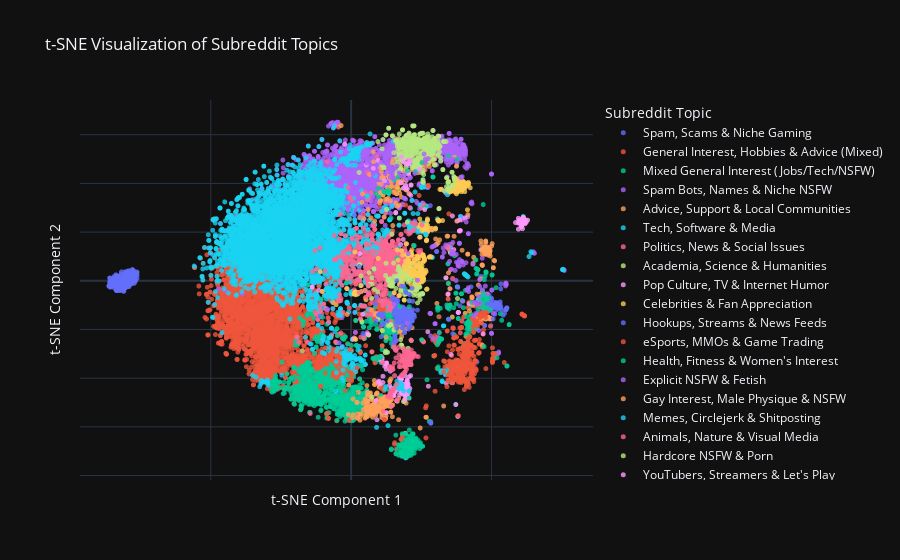

Notebook source saved alongside this figure:
### Markdown cell above
We can now use an LLM to give a meaningful labl to each cluster in order to have an understanding plot

### Code cell
label_map = {
    # --- HIGH CLARITY: Distinct Topics ---
    '0': 'Animals, Nature & Visual Media',
    '5': 'Hardcore NSFW & Porn',
    '23': 'Explicit NSFW & Fetish',
    '35': 'Politics, News & Social Issues',
    '46': 'Celebrities & Fan Appreciation',
    '55': 'Radical Politics, Conspiracy & Debate',
    '104': 'Academia, Science & Humanities',
    '126': 'Marketing, Business & SEO',
    '155': 'Video Games & Consoles',
    '160': 'eSports, MMOs & Game Trading',

    # --- MEDIUM CLARITY: Broader Themes ---
    '8': 'Memes, Circlejerk & Shitposting',
    '42': 'Advice, Support & Local Communities',
    '63': 'Health, Fitness & Women\'s Interest',
    '74': 'Tech, Software & Media',
    '107': 'Pop Culture, TV & Internet Humor',
    '114': 'Gay Interest, Male Physique & NSFW',
    '145': 'YouTubers, Streamers & Let\'s Play',

    # --- LOW CLARITY: Mixed, Spam, or "Junk" Clusters ---
    '4': 'Mixed NSFW, Crypto & Spam',
    '11': 'General Interest, Hobbies & Advice (Mixed)',
    '32': 'Spam Bots, Names & Niche NSFW',
    '80': 'Spam, Scams & Niche Gaming',
    '136': 'Hookups, Streams & News Feeds',
    '138': 'Self-Promo, Giveaways & Tech Hacks',
    '199': 'Mixed General Interest (Jobs/Tech/NSFW)'
}

# --- Now, we plot using the assigned labels ---

pl.plot_labeled_cluster_map(tsne_df, label_map)

### Figure 1 — Plotly figure (JSON) as saved in the notebook; plotly's stock layout.template omitted (floating-point values rounded to 4 significant figures; data arrays with more than 128 entries replaced by an {"elided": "..."} marker saying what was removed)
{"data": [{"hovertemplate": "<b>%{hovertext}</b><br><br>Topic=Spam, Scams & Niche Gaming<br>tsne_x=%{x}<br>tsne_y=%{y}<extra></extra>", "hovertext": {"elided": "254 str values"}, "legendgroup": "Spam, Scams & Niche Gaming", "marker": {"color": "#636efa", "opacity": 0.8, "size": 5, "symbol": "circle"}, "mode": "markers", "name": "Spam, Scams & Niche Gaming", "showlegend": true, "type": "scattergl", "x": {"elided": "254 float values"}, "xaxis": "x", "y": {"elided": "254 float values"}, "yaxis": "y"}, {"hovertemplate": "<b>%{hovertext}</b><br><br>Topic=General Interest, Hobbies & Advice (Mixed)<br>tsne_x=%{x}<br>tsne_y=%{y}<extra></extra>", "hovertext": {"elided": "2547 str values"}, "legendgroup": "General Interest, Hobbies & Advice (Mixed)", "marker": {"color": "#EF553B", "opacity": 0.8, "size": 5, "symbol": "circle"}, "mode": "markers", "name": "General Interest, Hobbies & Advice (Mixed)", "showlegend": true, "type": "scattergl", "x": {"elided": "2547 float values"}, "xaxis": "x", "y": {"elided": "2547 float values"}, "yaxis": "y"}, {"hovertemplate": "<b>%{hovertext}</b><br><br>Topic=Mixed General Interest (Jobs/Tech/NSFW)<br>tsne_x=%{x}<br>tsne_y=%{y}<extra></extra>", "hovertext": {"elided": "1063 str values"}, "legendgroup": "Mixed General Interest (Jobs/Tech/NSFW)", "marker": {"color": "#00cc96", "opacity": 0.8, "size": 5, "symbol": "circle"}, "mode": "markers", "name": "Mixed General Interest (Jobs/Tech/NSFW)", "showlegend": true, "type": "scattergl", "x": {"elided": "1063 float values"}, "xaxis": "x", "y": {"elided": "1063 float values"}, "yaxis": "y"}, {"hovertemplate": "<b>%{hovertext}</b><br><br>Topic=Spam Bots, Names & Niche NSFW<br>tsne_x=%{x}<br>tsne_y=%{y}<extra></extra>", "hovertext": {"elided": "1215 str values"}, "legendgroup": "Spam Bots, Names & Niche NSFW", "marker": {"color": "#ab63fa", "opacity": 0.8, "size": 5, "symbol": "circle"}, "mode": "markers", "name": "Spam Bots, Names & Niche NSFW", "showlegend": true, "type": "scattergl", "x": {"elided": "1215 float values"}, "xaxis": "x", "y": {"elided": "1215 float values"}, "yaxis": "y"}, {"hovertemplate": "<b>%{hovertext}</b><br><br>Topic=Advice, Support & Local Communities<br>tsne_x=%{x}<br>tsne_y=%{y}<extra></extra>", "hovertext": {"elided": "250 str values"}, "legendgroup": "Advice, Support & Local Communities", "marker": {"color": "#FFA15A", "opacity": 0.8, "size": 5, "symbol": "circle"}, "mode": "markers", "name": "Advice, Support & Local Communities", "showlegend": true, "type": "scattergl", "x": {"elided": "250 float values"}, "xaxis": "x", "y": {"elided": "250 float values"}, "yaxis": "y"}, {"hovertemplate": "<b>%{hovertext}</b><br><br>Topic=Tech, Software & Media<br>tsne_x=%{x}<br>tsne_y=%{y}<extra></extra>", "hovertext": {"elided": "3839 str values"}, "legendgroup": "Tech, Software & Media", "marker": {"color": "#19d3f3", "opacity": 0.8, "size": 5, "symbol": "circle"}, "mode": "markers", "name": "Tech, Software & Media", "showlegend": true, "type": "scattergl", "x": {"elided": "3839 float values"}, "xaxis": "x", "y": {"elided": "3839 float values"}, "yaxis": "y"}, {"hovertemplate": "<b>%{hovertext}</b><br><br>Topic=Politics, News & Social Issues<br>tsne_x=%{x}<br>tsne_y=%{y}<extra></extra>", "hovertext": {"elided": "677 str values"}, "legendgroup": "Politics, News & Social Issues", "marker": {"color": "#FF6692", "opacity": 0.8, "size": 5, "symbol": "circle"}, "mode": "markers", "name": "Politics, News & Social Issues", "showlegend": true, "type": "scattergl", "x": {"elided": "677 float values"}, "xaxis": "x", "y": {"elided": "677 float values"}, "yaxis": "y"}, {"hovertemplate": "<b>%{hovertext}</b><br><br>Topic=Academia, Science & Humanities<br>tsne_x=%{x}<br>tsne_y=%{y}<extra></extra>", "hovertext": {"elided": "177 str values"}, "legendgroup": "Academia, Science & Humanities", "marker": {"color": "#B6E880", "opacity": 0.8, "size": 5, "symbol": "circle"}, "mode": "markers", "name": "Academia, Science & Humanities", "showlegend": true, "type": "scattergl", "x": {"elided": "177 float values"}, "xaxis": "x", "y": {"elided": "177 float values"}, "yaxis": "y"}, {"hovertemplate": "<b>%{hovertext}</b><br><br>Topic=Pop Culture, TV & Internet Humor<br>tsne_x=%{x}<br>tsne_y=%{y}<extra></extra>", "hovertext": ["drunkorakid", "2spooky4me", "familyguy", "britishsuccess", "explainlikeimcalvin", "juggalo", "needamod", "kenm", "unnecessaryquotes", "firefly", "mst3k", "internetparents", "gggg", "killthosewhodisagree", "evex", "nirvana", "greentext", "metallica", "stephenking", "toolband", "hpmor", "modestmouse", "twinpeaks", "orangeisthenewblack", "shittytechsupport", "assholedesign", "youtubecomments", "isitbullshit", "the_pack", "malazan", "talesfromcallcenters", "falloutboy", "sadcringe", "shittypoetry", "drumcorps", "venturebros", "skookum", "shittyshowerthoughts", "sad", "mallninjashit", "counting", "billburr", "tooafraidtoask", "thefacebookdelusion", "stonerphilosophy", "lolgrindr", "geocaching", "harmontown", "spiderbro", "shittyquotesporn", "learnart", "evenwithcontext", "plotholes", "fearthewalkingdead", "enhancement", "swords", "bannedfromclubpenguin", "knightsofpineapple", "badfaketexts", "shittyaskhistory", "askashittydoctor", "woofbarkwoof", "absolutelynotme_irl", "ashens", "ggggg", "marchingband", "nanowrimo", "defaultgems", "orangered", "imaginarymaps", "cakeday", "datfeel", "pitchforkemporium", "soundporn", "iamafiction", "psych", "myfriendwantstoknow", "theericandreshow", "orphanblack", "gilmoregirls", "daredevil", "omegle", "newsubreddits", "cardsagainsthumanity", "arcticmonkeys", "justfuckmyshitup", "fuckolly"], "legendgroup": "Pop Culture, TV & Internet Humor", "marker": {"color": "#FF97FF", "opacity": 0.8, "size": 5, "symbol": "circle"}, "mode": "markers", "name": "Pop Culture, TV & Internet Humor", "showlegend": true, "type": "scattergl", "x": [17.99, 19.43, 19.11, 17.75, 19.75, 8.887, 19.91, 19.9, 14.96, 20.63, 12.48, 19.65, 17.8, 18.93, 17.95, 11.33, 19.08, 12.36, 12.48, 11.32, 19.16, 9.647, 12.52, 11.96, 18.74, 17.87, 19.85, 19.98, 19.27, 9.226, 20.09, 10.31, 20.06, 20.63, 18.0, 11.06, 17.27, 18.73, 15.28, 20.07, 18.46, 13.98, 19.3, 17.14, 20.32, 15.13, 16.15, 12.7, 21.21, 16.55, 36.19, 20.29, 15.76, 10.54, 17.95, 13.66, 17.96, 15.16, 17.52, 19.26, 19.52, 17.88, 20.34, 18.44, 18.33, 20.64, 19.46, 17.75, 17.7, 27.51, 19.9, 18.66, 19.2, 14.32, 19.29, 15.56, 19.35, 12.52, 11.08, 12.52, 11.0, 20.92, 24.57, 19.97, 9.977, 20.01, 16.96], "xaxis": "x", "y": [-46.02, -43.03, -38.95, -40.68, -44.85, -49.19, -43.75, -41.54, -45.37, -39.42, -34.0, -47.22, -44.09, -42.57, -40.37, -39.2, -43.56, -34.32, -33.84, -41.79, -48.92, -41.47, -33.9, -35.12, -44.58, -44.05, -42.61, -46.12, -42.46, -57.09, -47.81, -42.51, -42.23, -45.21, -46.07, -33.04, -46.77, -45.07, -47.22, -42.05, -43.45, -37.12, -47.08, -39.9, -46.29, -46.87, -49.26, -33.74, -38.96, -43.18, -41.91, -43.37, -45.53, -32.54, -45.06, -42.96, -43.95, -45.72, -43.91, -44.89, -44.94, -42.0, -42.49, -43.17, -43.61, -48.19, -47.18, -40.09, -43.09, -43.32, -41.16, -46.67, -43.7, -44.06, -45.81, -45.59, -46.76, -36.32, -32.15, -54.15, -31.55, -44.23, 17.92, -40.75, -41.26, -41.14, -44.76], "yaxis": "y"}, {"hovertemplate": "<b>%{hovertext}</b><br><br>Topic=Celebrities & Fan Appreciation<br>tsne_x=%{x}<br>tsne_y=%{y}<extra></extra>", "hovertext": {"elided": "194 str values"}, "legendgroup": "Celebrities & Fan Appreciation", "marker": {"color": "#FECB52", "opacity": 0.8, "size": 5, "symbol": "circle"}, "mode": "markers", "name": "Celebrities & Fan Appreciation", "showlegend": true, "type": "scattergl", "x": {"elided": "194 float values"}, "xaxis": "x", "y": {"elided": "194 float values"}, "yaxis": "y"}, {"hovertemplate": "<b>%{hovertext}</b><br><br>Topic=Hookups, Streams & News Feeds<br>tsne_x=%{x}<br>tsne_y=%{y}<extra></extra>", "hovertext": ["researchmarkets", "gentlemangabers", "kikme", "communityofchrist", "reindeerhat", "shirondankadvlog", "unitedfederation", "incest", "ark_ps4_community", "swingers", "adultery", "asianxxx", "ndtvauto", "csmauto", "occupynjit", "honolulusaauto", "bikinimodels", "espanol", "movielovers", "littlepersonals", "asmrfm", "infosecnews", "3liga", "paperme", "elmatadero", "gw2devtrackalt", "whatsreallygoinon", "amisexy", "politicsinaustralia", "seilbahn", "mozillatech", "abuseinterrupted", "betterbitcoin", "nroauto", "ratemynudebody", "nsfw_feet", "guidebegin", "celebrityborntoday", "socalr4r", "destinylfg", "bestoferoshare", "comics2film", "espnauto", "eviland", "whiteass", "stormfrontforums", "theblogfeed", "onlyhotmilfs", "mpnet", "oculus_vr", "ctfxc", "espnyankees", "dnmuk", "transgenderreport", "mintonette", "timesindiaauto", "ddomino1", "r4rtoronto", "goodkindles", "military_jp", "fcsp", "rs_lebareslep", "mercadoviagens", "unitsd8u", "dirtykikgroups", "bigholytits", "hawaiithauto", "adulterotic", "anoldgruntnews", "rss_theonion", "makenewfriendshere", "amateurcollegegirls", "thesuperdeacon", "smhauto", "exo", "sugardaddies", "scnrls", "lowtiertradingrl", "soccerstreaming", "baltimoreanddcr4r", "chicagonwside", "wonderfulvideos", "justsnopthings", "sugarbaby"], "legendgroup": "Hookups, Streams & News Feeds", "marker": {"color": "#636efa", "opacity": 0.8, "size": 5, "symbol": "circle"}, "mode": "markers", "name": "Hookups, Streams & News Feeds", "showlegend": true, "type": "scattergl", "x": [51.2, 51.98, 49.86, 49.46, 38.74, 40.12, 23.98, 51.92, 50.17, 48.42, 51.44, 47.59, 55.23, 55.32, 48.95, 55.29, 51.66, 30.45, 49.74, 51.52, 53.4, 49.13, 49.75, 48.97, 52.45, 45.1, 50.89, 53.06, 48.76, 39.47, 53.71, 50.19, 49.4, 55.16, 53.11, 48.96, 48.72, 50.01, 52.18, 44.81, 48.37, 51.11, 55.38, 38.91, 47.58, 34.81, 38.01, 53.3, 45.35, 49.81, 36.2, 42.71, 51.16, 51.19, 49.71, 55.4, 47.58, 51.09, 54.16, 52.12, 49.73, 54.64, 46.65, 48.51, 50.09, 47.04, 55.17, 53.13, 19.1, 49.66, 50.63, 50.09, 36.41, 55.5, 28.2, 47.75, 53.34, 36.39, 50.57, 48.38, 46.25, 46.84, 52.27, 51.25], "xaxis": "x", "y": [-13.71, -11.83, -7.059, -9.813, -10.25, -14.95, 45.48, -9.081, -10.97, -10.13, -9.791, -18.38, -11.69, -11.45, -5.718, -11.51, -8.971, 14.93, -8.586, -9.403, -1.283, -9.796, -18.47, -12.48, -11.38, -13.71, -11.2, -9.739, -12.47, -16.57, -11.98, -3.772, -11.21, -11.9, -8.648, -8.539, -11.61, -21.51, -9.059, -33.35, -10.36, -8.907, -11.29, -21.39, -18.38, -15.83, -2.686, -3.323, -12.97, -9.487, -21.73, -2.497, -13.48, -10.36, -18.52, -11.2, -9.734, -10.29, -14.18, -9.578, -18.49, -13.37, -11.42, -10.14, -7.37, -21.74, -11.87, -11.16, -11.59, -11.08, -15.65, -11.47, -19.42, -11.1, 30.88, -10.43, -10.61, -19.33, -10.03, -11.58, 1.831, -10.72, -10.01, -9.621], "yaxis": "y"}, {"hovertemplate": "<b>%{hovertext}</b><br><br>Topic=eSports, MMOs & Game Trading<br>tsne_x=%{x}<br>tsne_y=%{y}<extra></extra>", "hovertext": {"elided": "377 str values"}, "legendgroup": "eSports, MMOs & Game Trading", "marker": {"color": "#EF553B", "opacity": 0.8, "size": 5, "symbol": "circle"}, "mode": "markers", "name": "eSports, MMOs & Game Trading", "showlegend": true, "type": "scattergl", "x": {"elided": "377 float values"}, "xaxis": "x", "y": {"elided": "377 float values"}, "yaxis": "y"}, {"hovertemplate": "<b>%{hovertext}</b><br><br>Topic=Health, Fitness & Women's Interest<br>tsne_x=%{x}<br>tsne_y=%{y}<extra></extra>", "hovertext": {"elided": "199 str values"}, "legendgroup": "Health, Fitness & Women's Interest", "marker": {"color": "#00cc96", "opacity": 0.8, "size": 5, "symbol": "circle"}, "mode": "markers", "name": "Health, Fitness & Women's Interest", "showlegend": true, "type": "scattergl", "x": {"elided": "199 float values"}, "xaxis": "x", "y": {"elided": "199 float values"}, "yaxis": "y"}, {"hovertemplate": "<b>%{hovertext}</b><br><br>Topic=Explicit NSFW & Fetish<br>tsne_x=%{x}<br>tsne_y=%{y}<extra></extra>", "hovertext": {"elided": "237 str values"}, "legendgroup": "Explicit NSFW & Fetish", "marker": {"color": "#ab63fa", "opacity": 0.8, "size": 5, "symbol": "circle"}, "mode": "markers", "name": "Explicit NSFW & Fetish", "showlegend": true, "type": "scattergl", "x": {"elided": "237 float values"}, "xaxis": "x", "y": {"elided": "237 float values"}, "yaxis": "y"}, {"hovertemplate": "<b>%{hovertext}</b><br><br>Topic=Gay Interest, Male Physique & NSFW<br>tsne_x=%{x}<br>tsne_y=%{y}<extra></extra>", "hovertext": {"elided": "222 str values"}, "legendgroup": "Gay Interest, Male Physique & NSFW", "marker": {"color": "#FFA15A", "opacity": 0.8, "size": 5, "symbol": "circle"}, "mode": "markers", "name": "Gay Interest, Male Physique & NSFW", "showlegend": true, "type": "scattergl", "x": {"elided": "222 float values"}, "xaxis": "x", "y": {"elided": "222 float values"}, "yaxis": "y"}, {"hovertemplate": "<b>%{hovertext}</b><br><br>Topic=Memes, Circlejerk & Shitposting<br>tsne_x=%{x}<br>tsne_y=%{y}<extra></extra>", "hovertext": {"elided": "211 str values"}, "legendgroup": "Memes, Circlejerk & Shitposting", "marker": {"color": "#19d3f3", "opacity": 0.8, "size": 5, "symbol": "circle"}, "mode": "markers", "name": "Memes, Circlejerk & Shitposting", "showlegend": true, "type": "scattergl", "x": {"elided": "211 float values"}, "xaxis": "x", "y": {"elided": "211 float values"}, "yaxis": "y"}, {"hovertemplate": "<b>%{hovertext}</b><br><br>Topic=Animals, Nature & Visual Media<br>tsne_x=%{x}<br>tsne_y=%{y}<extra></extra>", "hovertext": {"elided": "142 str values"}, "legendgroup": "Animals, Nature & Visual Media", "marker": {"color": "#FF6692", "opacity": 0.8, "size": 5, "symbol": "circle"}, "mode": "markers", "name": "Animals, Nature & Visual Media", "showlegend": true, "type": "scattergl", "x": {"elided": "142 float values"}, "xaxis": "x", "y": {"elided": "142 float values"}, "yaxis": "y"}, {"hovertemplate": "<b>%{hovertext}</b><br><br>Topic=Hardcore NSFW & Porn<br>tsne_x=%{x}<br>tsne_y=%{y}<extra></extra>", "hovertext": {"elided": "426 str values"}, "legendgroup": "Hardcore NSFW & Porn", "marker": {"color": "#B6E880", "opacity": 0.8, "size": 5, "symbol": "circle"}, "mode": "markers", "name": "Hardcore NSFW & Porn", "showlegend": true, "type": "scattergl", "x": {"elided": "426 float values"}, "xaxis": "x", "y": {"elided": "426 float values"}, "yaxis": "y"}, {"hovertemplate": "<b>%{hovertext}</b><br><br>Topic=YouTubers, Streamers & Let's Play<br>tsne_x=%{x}<br>tsne_y=%{y}<extra></extra>", "hovertext": {"elided": "132 str values"}, "legendgroup": "YouTubers, Streamers & Let's Play", "marker": {"color": "#FF97FF", "opacity": 0.8, "size": 5, "symbol": "circle"}, "mode": "markers", "name": "YouTubers, Streamers & Let's Play", "showlegend": true, "type": "scattergl", "x": {"elided": "132 float values"}, "xaxis": "x", "y": {"elided": "132 float values"}, "yaxis": "y"}, {"hovertemplate": "<b>%{hovertext}</b><br><br>Topic=Radical Politics, Conspiracy & Debate<br>tsne_x=%{x}<br>tsne_y=%{y}<extra></extra>", "hovertext": ["dominican", "christian_ancaps", "sunlight", "programmingcirclejerk", "countermine", "socialscience", "youranonnews", "studentloandefaulters", "ketoscience", "nazi", "arbetarrorelsen", "berntheconvention", "lds", "brexit", "alec", "farright", "modeluspress", "salted_crime", "religioninamerica", "socialistmeme", "full_news", "drugwar", "mhoc", "fortradio", "conspiracydocumentary", "donaldtrump", "nuclearpower", "metric", "objectivism", "usnoisrael", "shitguncontrollerssay", "fuckthealtright", "mhocstrangersbar", "navajo", "berniecrats", "unagenda21", "copwatch", "redensign", "assyria", "tumblratrest", "irishnationalism", "technostism", "thepopcornstand", "nolibswatch", "2016elections", "fracking", "polit", "southjersey", "mh17", "conspiracyx", "zika", "politicaltech", "libertarianhumor", "muricanized", "healthtip", "samharris", "openchristian", "eurosceptics", "theworldisflat", "wikiinaction", "liberalgunowners", "protestantism", "feministtheory", "pettybickering", "anythinggoesultimate", "thisisnotasafespace", "whereisassange", "blametherussians", "open_news", "peakoil", "trumpforpresident", "physical_removal", "illuminati", "blmwatch", "foreignpolicy", "talkrealsolutions", "traditionalcatholics", "pedogate", "the_wilders", "green_anarchism", "badukpolitics", "chinese", "pinac", "austrian_economics", "wicirclejerk", "labour", "liberalregressives", "pixinquotes", "mhocpress", "freecascadia", "stormfrontorsjw", "bernie_sanders", "energypolitics", "martialarts", "washingtonforsanders", "internationalnews", "tytonreddit", "commoncore", "seasteading", "anomaliesunleashed", "agitation", "bds", "tunisia", "wednesdaycampanella", "torontoanarchy", "techwar", "canadapoliticshumour", "holocaust", "thebreitbartsalon", "publichealthwatch", "detroitsports", "rightwinglgbt", "leftcommunism", "catholic", "anonymous", "hispanic", "nodapl", "democratsunbiased", "thelibertyamendments", "digitalcartel", "tomsawyer", "freedomearth"], "legendgroup": "Radical Politics, Conspiracy & Debate", "marker": {"color": "#FECB52", "opacity": 0.8, "size": 5, "symbol": "circle"}, "mode": "markers", "name": "Radical Politics, Conspiracy & Debate", "showlegend": true, "type": "scattergl", "x": [26.7, 20.27, 25.5, 21.96, 25.19, 23.75, 20.24, 19.98, 21.22, 26.09, 19.02, 20.18, 18.93, 17.3, 24.3, 25.47, 21.33, 25.5, 21.69, 25.96, 24.59, 22.73, 22.16, 18.37, 22.99, 23.61, 23.84, 17.17, 22.68, 21.68, 23.79, 27.04, 21.87, 36.04, 20.49, 25.34, 25.78, 25.67, 18.44, 27.85, 25.62, 19.72, 19.03, 22.65, 25.12, 25.11, 25.48, 22.57, 23.71, 23.66, 24.11, 25.48, 26.19, 21.33, 22.03, 22.5, 25.22, 17.11, 21.49, 28.45, 24.26, 24.87, 16.38, 23.4, 17.98, 27.9, 25.96, 19.66, 24.54, 18.43, 23.66, 26.17, 21.76, 23.93, 25.0, 17.05, 22.6, 21.19, 25.86, 24.13, 21.59, 25.86, 23.61, 26.59, 25.25, 21.57, 25.96, 21.34, 21.88, 20.31, 20.28, 20.59, 23.04, 1.441, 16.72, 24.74, 23.64, 24.72, 20.1, 25.61, 20.87, 23.13, 18.13, 20.2, 15.37, 23.96, 22.07, 25.55, 24.18, 25.65, 23.87, 26.15, 20.79, 22.65, 25.78, 19.35, 24.79, 25.86, 24.51, 25.69, 18.91, 23.26], "xaxis": "x", "y": [3.722, 10.04, 0.6373, 7.271, 1.539, -0.9962, 7.312, 7.724, 2.627, 9.332, 6.39, 7.951, -7.906, -5.923, 1.445, 10.66, 7.194, 1.549, 2.181, 3.099, 3.737, 3.096, 7.202, 10.5, 3.305, 9.219, -0.6448, -1.534, 5.492, 10.52, 5.978, -3.397, 7.238, -14.89, 8.332, 4.776, 0.9412, 10.66, -1.73, 9.719, 10.44, 15.17, 4.143, 3.709, 4.882, -0.0523, 2.247, 2.256, 2.213, 2.909, 3.141, 2.288, 2.95, 11.89, -2.888, 5.098, 6.019, -6.091, 10.63, 9.775, 5.279, 6.8, 12.65, 10.14, 12.3, 9.734, 8.3, 10.87, 3.752, 1.583, 9.458, 8.359, 2.448, 9.785, 4.834, 37.49, 8.719, 10.58, 9.966, -0.01055, 4.596, 3.125, 6.124, 4.32, -0.5102, 4.567, 8.243, -1.5, 7.219, 7.807, 6.268, 4.112, 1.315, -23.82, 8.521, 3.96, 7.721, 5.009, 10.64, 2.032, 3.583, 2.71, -1.207, 8.745, -4.918, 2.432, 3.207, 10.37, 9.228, 10.23, 9.826, 9.016, 3.452, 8.533, 1.098, 8.114, -0.3824, 0.1631, 7.262, 7.714, 5.786, 4.123], "yaxis": "y"}, {"hovertemplate": "<b>%{hovertext}</b><br><br>Topic=Marketing, Business & SEO<br>tsne_x=%{x}<br>tsne_y=%{y}<extra></extra>", "hovertext": {"elided": "185 str values"}, "legendgroup": "Marketing, Business & SEO", "marker": {"color": "#636efa", "opacity": 0.8, "size": 5, "symbol": "circle"}, "mode": "markers", "name": "Marketing, Business & SEO", "showlegend": true, "type": "scattergl", "x": {"elided": "185 float values"}, "xaxis": "x", "y": {"elided": "185 float values"}, "yaxis": "y"}, {"hovertemplate": "<b>%{hovertext}</b><br><br>Topic=Video Games & Consoles<br>tsne_x=%{x}<br>tsne_y=%{y}<extra></extra>", "hovertext": ["steamvr", "hitbox", "fashionsouls", "cod4remastered", "civ5", "letsplaycollab", "dawnpowers", "lowendgaming", "legomarket", "newtotf2", "iracing", "sffpc", "killerinstinct", "consolemasterrace", "origin", "dragonquest", "toyexchange", "adventuregames", "dessumrs", "lotro", "blacklight", "gtaonlinecrews", "paydaytheheistonline", "silenthill", "fighters", "homeworld", "battlefield3", "cade", "reddeadredemption", "tabletop", "animedubs", "wii", "gameboy", "supremestreammemeteam", "cookieclicker", "hyperlightdrifter", "dolphinemulator", "piratedgames", "appleswap", "deadrising", "worldoftanksxbox", "dynastywarriors", "gog", "cosplayers", "mirrorsedge", "mlpccg", "hammer", "wiihacks", "mwo", "pokemonuranium", "gametheorists", "psbf", "tekken", "tabletopgamedesign", "customsmash", "overwatchmemes", "rwbyrp", "themonsterkittens", "castlevania", "redstone", "elitetraders", "soma", "illegaltorrents", "newskaters", "mortalkombatx", "kerbalacademy", "randomactsofsteam", "cinemasins", "shittyrainbow6", "gurrenlagann", "furryartschool", "highwayfightsquad", "battlefield4", "astroneer", "stormlight_archive", "metalgear", "cynicalbritofficial", "infamous", "guiltygear", "planetaryannihilation", "legodimensions", "nvidiahelp", "eliteexplorers", "citiesskylinesmodding", "thelongdark", "kindafunny", "pokememes", "deadspace", "n64", "40krpg", "pokemongomystic", "blizzard", "pokemongodev", "disgaea", "warhammer30k", "eternalcrusade", "firewatch", "pixeldungeon", "ps4share", "cataclysmdda", "steammonstergame", "ageofmythology", "dmacademy", "rocksmith", "steinsgate", "borderlandspresequel", "advancedmicrodevices", "phoneswap", "cabalofthebuildsmiths", "portal", "tropico", "breakingpoint", "hawken", "escapefromtarkov", "halorp", "fanfiction", "roll20", "gtav_cruises", "f13thegame", "wwfc"], "legendgroup": "Video Games & Consoles", "marker": {"color": "#EF553B", "opacity": 0.8, "size": 5, "symbol": "circle"}, "mode": "markers", "name": "Video Games & Consoles", "showlegend": true, "type": "scattergl", "x": [32.98, 42.65, 43.28, 43.03, 36.08, 30.94, 38.19, 41.12, 18.21, 37.16, 40.75, 39.2, 43.44, 38.65, 41.27, 42.33, 30.65, 2.15, 11.08, 41.01, 40.24, 43.08, 43.78, 39.1, 43.72, 38.1, 42.07, 38.71, 40.01, 32.92, 43.99, 38.2, 39.2, -0.4137, 36.9, 40.81, 41.4, 38.04, 39.77, 39.85, 44.18, 39.12, 38.51, 36.16, 40.87, 43.53, 37.56, 41.21, 40.61, 44.58, 34.27, 39.89, 43.13, 35.88, 42.84, 34.47, 26.65, 33.37, 38.96, 37.35, 39.58, 37.85, 26.54, 26.77, 39.65, 40.32, 39.35, 17.76, 42.9, 35.14, 34.41, 38.0, 39.73, 41.58, 35.83, 39.46, 38.6, 39.76, 43.39, 37.88, 41.54, 40.63, 41.82, 38.03, 41.05, 44.15, 34.61, 38.76, 38.8, 35.43, 41.66, 40.75, 42.05, 43.14, 35.28, 40.66, 38.95, 36.78, 39.83, 37.06, 39.76, 40.54, 35.79, 39.91, 42.65, 43.72, 38.46, 39.68, 39.14, 38.24, 36.95, 40.06, 39.84, 40.14, 38.43, 34.13, 35.49, 40.28, 41.11, 8.467], "xaxis": "x", "y": [-32.85, -36.43, -36.94, -35.44, -38.47, -25.66, -55.42, -43.45, -64.39, -40.06, -41.42, -36.78, -40.64, -36.96, -41.44, -40.34, -35.94, -35.74, -26.71, -36.88, -36.74, -34.57, -34.89, -41.08, -40.32, -37.39, -43.76, -41.3, -40.78, -37.47, -38.15, -38.66, -41.85, -28.31, -40.65, -35.83, -41.74, -36.64, -37.34, -40.19, -32.91, -39.65, -37.45, -41.82, -41.5, -36.32, -39.7, -41.9, -38.08, -36.87, -29.15, -39.41, -40.35, -39.83, -39.63, -40.92, -64.54, -35.34, -40.44, -40.54, -36.06, -37.1, -52.19, -51.36, -39.47, -44.68, -37.74, -65.16, -34.6, -40.87, -38.73, -36.56, -39.33, -41.79, -39.24, -40.12, -35.81, -40.07, -38.62, -37.39, -40.21, -37.11, -42.43, -37.7, -42.91, -32.75, -41.0, -39.48, -41.47, -38.87, -36.03, -36.93, -36.13, -37.43, -38.98, -40.77, -38.91, -40.72, -39.71, -38.52, -36.14, -35.2, -39.56, -41.2, -38.68, -41.43, -36.41, -37.1, -36.77, -41.64, -36.85, -36.26, -36.09, -36.07, -39.4, -43.5, -38.7, -40.64, -35.63, -33.7], "yaxis": "y"}, {"hovertemplate": "<b>%{hovertext}</b><br><br>Topic=Self-Promo, Giveaways & Tech Hacks<br>tsne_x=%{x}<br>tsne_y=%{y}<extra></extra>", "hovertext": ["youtube1", "justgoodnews", "allthingsamateur", "fulltvshowsonanything", "taraji", "vankershim", "legionofskanks", "getlevels", "etjien", "ratedatamateur", "youtubestartups", "xelent", "gentlemengw", "de_simulator", "fetishworldtaverntwo", "ektenyheter", "ifttt_infinite_loop", "edublogs", "sexypetites", "japanese_porn_new", "prepareforchange", "sugarlifestyleforum", "aljazeera", "youwrite", "buildapcsalesuk", "dailyquiz", "sexpornfree", "inukraine", "imallskillzy", "abdl", "gameofthronesrp", "slimpie", "fcukfunnyjokes", "nine2fivestudios", "nofapwar", "potentialhailcorp", "devz_skillz", "fetishworldtavern", "pearlsfeed", "newyoutubers", "rationalisthmus", "wiggleforcealog", "mecha", "elsamasterrace", "youtubeselfpromoting", "sketchdaily", "zerogwafa", "weakendgunnit", "seanhaynes", "angjobs", "freedailyebooks", "trueguru", "benswann", "heavymetalmusic", "mvis", "youtuberscsgo", "knife_swap", "404techsupport", "semenoalog", "sitecore", "thenewgeezers", "takebackgravityfalls", "olsonator40", "nightc0re", "ironkal", "thecelebritydeathpool", "intactporn", "freeworldnews", "ebook", "disciplesofgrace", "whities", "privatestudyrooms", "giveitaway", "brandnewtube", "m4c", "beersandiego", "retouching", "mtaugusta", "gameplayvideos", "kidneydisease", "steamdeals", "gropio", "prepperdailynews", "aaasex", "hipstergold", "annamasterrace", "geisha", "prostamerika", "recordings", "armoredcore", "worldwhisky", "the4chon", "danzilona", "rsdevilmaycry", "erisme", "mobiglas", "apolonia", "youtube_fun", "settopboxes", "brunetteamateurloves", "subscriptionboxes", "strikewitches", "gonzo_hotporn_hq", "hotvideos", "temper_trap", "winthings"], "legendgroup": "Self-Promo, Giveaways & Tech Hacks", "marker": {"color": "#00cc96", "opacity": 0.8, "size": 5, "symbol": "circle"}, "mode": "markers", "name": "Self-Promo, Giveaways & Tech Hacks", "showlegend": true, "type": "scattergl", "x": [31.98, 40.9, 48.11, 34.65, 11.61, 46.51, 25.09, 8.834, 17.31, 34.08, 32.29, 44.68, 48.05, 44.44, 39.33, 47.02, 48.4, 31.03, 37.72, 46.23, 13.26, 48.11, 49.64, 50.27, 30.8, 4.071, 46.88, 14.2, 30.96, 46.56, 46.29, 50.19, 46.65, 31.77, 35.18, 47.45, 20.02, 39.31, 29.14, 31.46, 47.1, 38.16, 30.89, 37.32, 32.1, 39.5, 16.76, 48.08, 22.75, 47.85, 48.47, 34.5, 29.17, 9.919, 42.98, 47.4, 27.03, 11.81, 12.38, 13.66, 15.32, -10.6, 47.66, 9.797, 45.18, 44.52, 34.58, 53.16, 30.87, 34.65, 25.23, 30.94, 56.3, 31.76, 39.99, 34.93, 36.85, 55.46, 31.32, 47.96, 30.71, 38.18, 48.93, 44.73, -10.17, 37.35, 40.71, 41.28, 51.64, 47.06, 31.42, 45.16, 55.55, 47.38, -1.188, 3.706, 37.46, 31.79, 44.76, 47.7, 20.75, 35.28, 47.4, 53.65, 48.06, 56.31], "xaxis": "x", "y": [-23.82, -21.84, 3.321, -1.117, 36.77, -6.271, -24.18, 35.95, -10.59, -9.962, -23.94, 4.986, -6.014, 8.574, -5.332, -8.969, -8.037, -35.34, 49.97, -7.326, 37.29, -7.41, -11.95, 2.441, -11.27, -36.58, -4.177, 25.75, -10.84, -6.33, -8.212, 2.358, -10.43, -11.31, -10.04, 0.4473, 45.24, -5.305, 42.64, -24.25, -11.23, -15.49, -36.18, -5.099, -23.91, -8.088, 42.62, 3.626, 44.66, -6.358, -11.09, 6.933, 42.62, 34.51, -8.865, -27.01, -40.64, 36.48, 36.35, 36.58, 41.46, -7.608, -11.22, 38.05, 4.46, 5.057, 51.26, -13.52, -12.13, -10.8, 48.5, -11.22, -18.01, -23.77, -11.06, -11.56, 10.25, -35.06, -24.99, 3.624, -26.29, -15.5, -6.926, 2.748, -15.02, -5.113, -3.908, -14.73, -2.821, 31.32, -21.31, -11.57, -34.98, -8.346, -25.87, -34.99, -9.414, -23.76, 2.861, 1.889, -10.67, -9.916, -5.693, -16.25, 3.479, -17.99], "yaxis": "y"}, {"hovertemplate": "<b>%{hovertext}</b><br><br>Topic=Mixed NSFW, Crypto & Spam<br>tsne_x=%{x}<br>tsne_y=%{y}<extra></extra>", "hovertext": ["internetcomics", "ektoplazm", "brasilbitcoin", "weddingsunder10k", "jinxu27subreddit", "pinoynewsonline", "aforismi", "secondlife", "gamecheatapp", "bahaiquotes", "4kpornmovies", "pbsnewsvideos", "bitcoinuk", "linus_tech_tips", "china_news", "amateurxxxporn", "wpdev", "steemit", "mindcrackandfriends", "shaytards", "vuzotua", "beetsnbass", "remotejs", "awwwvideos", "quarkcoin", "watchseries", "ripple", "thiscantbehappening", "bootypics", "namednudegirlsforall", "whitesuit", "financevideos", "brosquadrs", "mediaquotes", "gxsnumanumasadlog", "factom", "borntodaysports", "realityprocessing", "bitcoincloudmining", "awkwardmomentsofporn", "writeguide", "arkst", "xc_racer", "telugumovienews", "justtitsxxx", "sift_news", "organicmarijuana", "amazonessentials", "hiring", "nflweek8live", "bestof_gangbangs", "knightynine", "datarecovery", "arab", "raocflair", "saludnutricion", "tradcatknight", "uim_ceren", "fitmit", "cnet_all_rss", "lalna", "darkmatterzine", "jinjya", "getyourshittogetherx", "futureneedledrop", "rogerfederer", "rapunnzle", "rifers", "vrpolska", "cumshotwhores", "sjin", "imagepic", "devilzsmile", "kalletarknark", "jovannyarodriguez", "olympicborntoday", "gerlinux", "clannibis", "bitcoinde", "universalgeek", "porngifsxxx", "pussyjuicy", "egdark", "skullkid2424comics", "crazedcomics", "switchbacksfc", "fucklaurence", "elgoonishshive", "ukfinanceover30", "lewd_phone_wallpapers", "sodb_ringwraith", "sweclockers", "maddenevolutioncc", "fryemadden", "israelnewsbot", "jrocknews", "turismap", "kingdomleaks", "techvideos", "palestinesubwatch", "xxxtube4mobile", "rsadventurerslog", "littlenews", "steubenville", "wickedhotchicks", "futuresex", "asianslutsxxx", "lbplevels", "bsindia", "bulgonder", "jupiters", "mobilityreport", "allthingsass", "islamarabssubwatch", "tylahtrash", "lessthan3"], "legendgroup": "Mixed NSFW, Crypto & Spam", "marker": {"color": "#ab63fa", "opacity": 0.8, "size": 5, "symbol": "circle"}, "mode": "markers", "name": "Mixed NSFW, Crypto & Spam", "showlegend": true, "type": "scattergl", "x": [39.47, 12.16, 36.42, 15.33, -4.346, 14.95, 45.56, 22.72, 25.99, 35.91, 19.04, 29.93, 36.0, 38.1, 37.52, 16.32, 28.4, 36.31, 15.0, 8.271, 8.506, 13.87, 28.19, 18.01, 36.26, 14.73, 35.88, 20.34, 41.44, 35.08, 11.7, 29.93, 28.92, 14.98, 19.58, 35.83, 50.0, 33.69, 29.72, 46.73, 37.4, 37.04, 36.23, 15.47, 41.44, 43.34, 46.77, 34.03, 28.09, 38.57, 41.89, 34.01, 20.06, 41.75, 39.97, 19.4, 46.04, 8.107, 39.35, 44.38, 40.9, 39.7, -4.683, 45.81, 38.64, 38.26, 19.05, 13.72, 20.95, 41.43, 38.5, 41.46, 41.0, 38.59, 35.76, 50.01, 44.72, 45.79, 35.78, 38.14, 41.34, 26.45, 17.08, 48.55, -8.38, 33.08, 27.42, 6.882, 47.81, 40.47, 44.66, 43.69, 41.77, 41.77, 45.46, 7.826, 50.63, 13.98, 29.89, 32.49, 36.31, 5.558, 26.44, 13.96, 50.06, 19.01, 41.42, 10.68, 1.521, 39.46, 23.66, 43.76, 35.71, 32.49, 28.89, 37.46], "xaxis": "x", "y": [7.939, 43.99, 11.37, -9.701, -25.48, 45.29, -6.483, 44.12, 52.07, 12.11, 33.88, -17.64, 11.23, 6.165, 7.639, 47.16, -22.68, 11.07, 42.32, 39.37, 39.13, 44.53, -13.39, 42.86, 11.07, 43.93, 11.27, 11.14, -3.71, 7.961, 48.79, -17.64, 45.11, 42.3, 41.71, 11.24, -21.58, 14.75, 14.38, 9.255, 0.1124, 4.276, 15.77, 46.23, -3.701, 6.818, -3.796, 49.85, -13.37, 15.43, -4.412, 48.7, -17.49, -2.827, 6.519, 33.51, -9.124, 40.13, 7.888, -13.45, 7.429, -8.395, 65.11, -2.42, 8.706, 6.232, 43.55, 45.6, 42.25, -3.692, 5.925, -3.74, 24.17, 15.32, 4.772, -21.59, -9.795, 0.4955, 10.98, 7.288, -3.709, 49.94, 44.32, -5.358, -11.83, 11.64, 50.22, 38.51, -2.16, 49.87, -8.818, -14.41, 19.35, 19.36, -20.41, 43.96, -13.34, 44.83, -17.61, 9.749, 50.0, 48.43, 48.58, 42.47, -3.857, 33.89, -3.69, 48.67, -21.2, 7.968, 0.1935, -8.9, 52.69, 9.751, 45.25, 10.82], "yaxis": "y"}], "layout": {"legend": {"title": {"text": "Subreddit Topic"}, "tracegroupgap": 0}, "title": {"text": "t-SNE Visualization of Subreddit Topics"}, "xaxis": {"anchor": "y", "domain": [0, 1], "showticklabels": false, "title": {"text": "t-SNE Component 1"}}, "yaxis": {"anchor": "x", "domain": [0, 1], "showticklabels": false, "title": {"text": "t-SNE Component 2"}}}}
